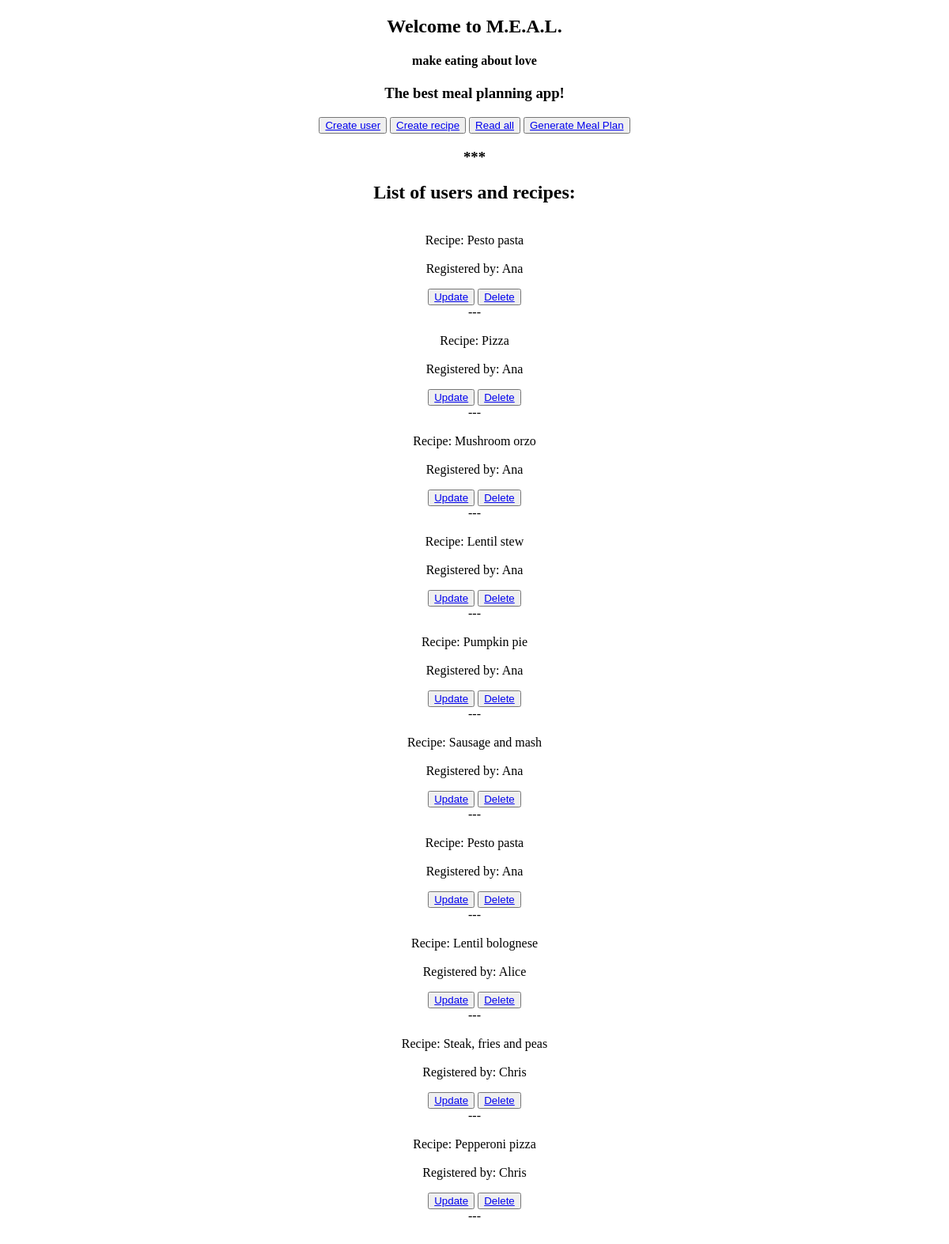
Before: /read with the older database file.
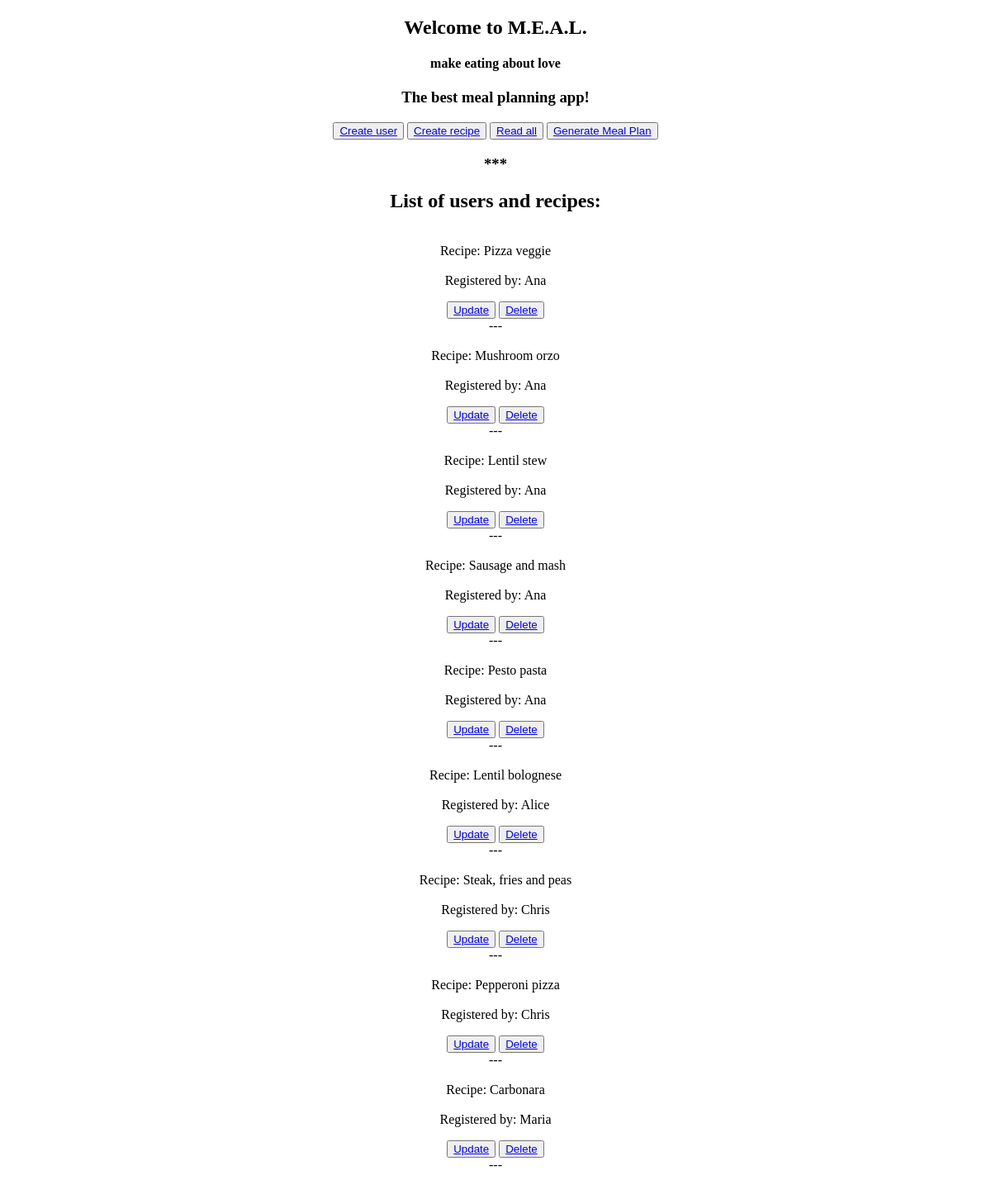
After: the same page with the newer database file.
### application/models.py (models this page shows)
class Recipe(db.Model):
    id = db.Column(db.Integer, primary_key=True)
    name = db.Column(db.String(100), nullable=False)
    user_id = db.Column(db.Integer, db.ForeignKey('user.id'), nullable=False)

class User(db.Model):
    id = db.Column(db.Integer, primary_key=True)
    name = db.Column(db.String(50), nullable=False)
    recipes = db.relationship('Recipe', backref='user')

### application/routes.py (the view)
@app.route('/read', methods=['GET'])
def read():
    users = User.query.all()
    recipes = Recipe.query.order_by(Recipe.user_id).all()
    return render_template('read.html', users=users, recipes=recipes)

### application/templates/read.html (shortened to what this page needs)
{% extends 'layout.html' %}
{% block body %}
   <h2>List of users and recipes:</h2>
       {% for recipe in recipes %}
       <br>
       Recipe: {{ recipe.name }}  <br>
       <br> Registered by: {{ recipe.user.name }}
       <button><span><a href="{{ url_for('update', recipe=recipe.name) }}">Update</a></span></button>
       <button><span><a href="{{ url_for('delete', recipe=recipe.name) }}">Delete</a></span></button>
       <br>
       ---
       <br>
       {% endfor %}
       <br>
{% endblock body %}

### application/templates/layout.html (shortened to what this page needs)
<!DOCTYPE html>
<html>
    <head>
    </head>
        <body style ="text-align: center">
            <h2>Welcome to M.E.A.L.</h2>
            <h4>make eating about love</h4>
            <h3>The best meal planning app!</h3>
            <button><span><a href="{{ url_for('user') }}">Create user</a></span></button>
            <button><span><a href="{{ url_for('recipe') }}">Create recipe</a></span></button>
            <button><span><a href="{{ url_for('read') }}">Read all</a></span></button>
            <button><span><a href="{{ url_for('meal') }}">Generate Meal Plan</a></span></button>
            <h3>***</h3>
        {% block body %}{% endblock body %}
    </body>
</html>

Changed rows visible on the page:
removed Recipe: name "Pesto pasta", user.name "Ana"
removed Recipe: name "Pumpkin pie", user.name "Ana"
changed Recipe: name "Pizza" → "Pizza veggie"
added Recipe: name "Carbonara", user.name "Maria"
